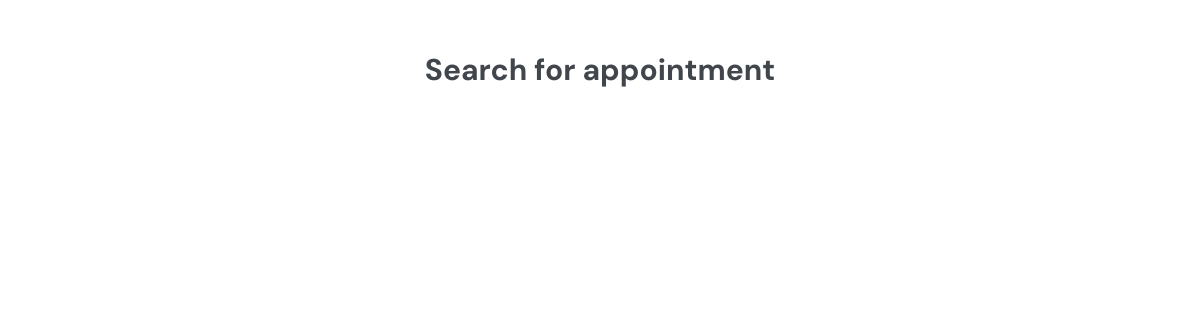
/users/search/appointment/spec/2, run on an earlier commit of the app's database.
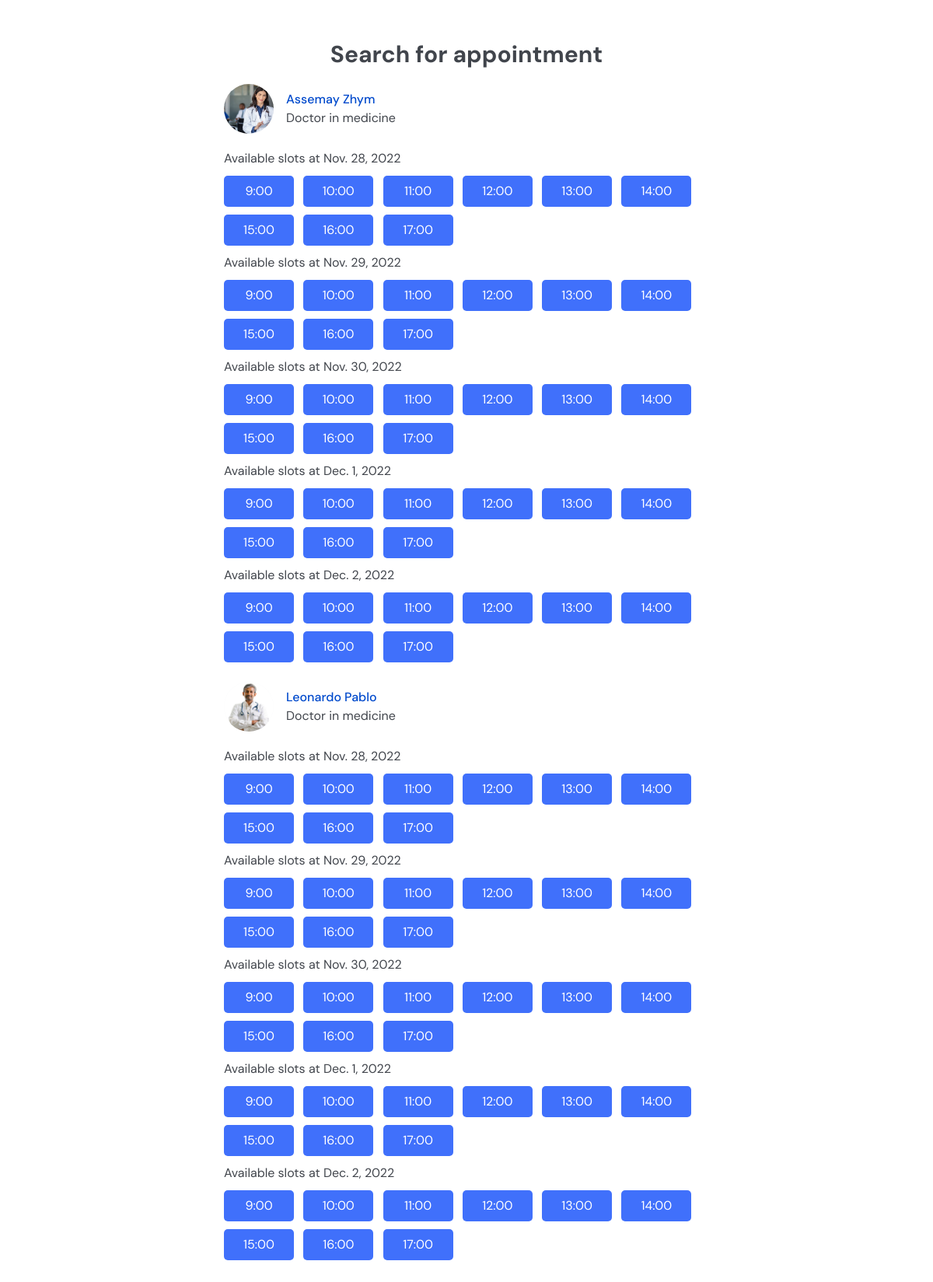
And on a later commit of the database.
### users/models.py (models this page shows, shortened)
class Doctor(models.Model):
    user = models.OneToOneField(User, on_delete=models.CASCADE, primary_key=True)
    date_of_birth = models.DateField(blank=True)
    IIN = models.IntegerField(max_length=12, blank=True)
    gov_id = models.IntegerField(max_length=12,blank=True)
    name = models.CharField(max_length=50, blank=True)
    surname = models.CharField(max_length=50, blank=True)
    middle_name = models.CharField(max_length=50, blank=True)
    phone_number = models.CharField(max_length=11,blank=True)
    department_ID = models.IntegerField(max_length=6, blank=True)
    spec = models.ForeignKey(Specialization, on_delete = models.SET_NULL, blank = True, null = True)
    experience = models.CharField(max_length=2, blank=True)
    photo = models.ImageField(upload_to='images', blank=True)
    category=models.CharField(max_length=10, blank=True)
    appointment_price = models.CharField(max_length = 7, blank=True)
    education = models.CharField(max_length=30, blank=True)
    rating = models.IntegerField(max_length = 2, blank=True)
    address = models.CharField(max_length = 30, blank=True)
    homepage = models.URLField(blank=True)

### users/views.py (the view)
# urls.py: path('search/appointment', views.search_appointment, name = 'search_appointment'),
def search(request, object, name):
    if object == 'spec':
        id = int(name)
        spec = Specialization.objects.get(id=id)
        doctors_name = Doctor.objects.filter(spec = spec)
    elif object == 'doctor':
        doctors_name = Doctor.objects.filter(name = name)
    doctors = Schedule.objects.filter(doctor__in=doctors_name).values('doctor__name', 'doctor__surname',
                                     'mon_hours', 'tue_hours', 'wed_hours', 'thu_hours',
                                      'fri_hours','doctor__user_id', 'week')
    for d in doctors:
        d['available_mon'] = string_to_schedule(d['mon_hours'])['Available']
        d['available_tue'] = string_to_schedule(d['tue_hours'])['Available']
        d['available_wed'] = string_to_schedule(d['wed_hours'])['Available']
        d['available_thu'] = string_to_schedule(d['thu_hours'])['Available']
        d['available_fri'] = string_to_schedule(d['fri_hours'])['Available']
        d['doctor__user_id'] = str(d['doctor__user_id'])
        d['mon_day'] = d['week']
        d['tue_day'] = d['week'] + timedelta(days=1)
        d['wed_day'] = d['week'] + timedelta(days=2)
        d['thu_day'] = d['week'] + timedelta(days=3)
        d['fri_day'] = d['week'] + timedelta(days=4)
        d['photo']=Doctor.objects.get(user_id= d['doctor__user_id']).photo
    paginator = Paginator(doctors, 2)
    page_number = request.GET.get('page')
    page_obj = paginator.get_page(page_number)
    return render(request, 'users/search.html', {'page_obj': page_obj})

### users/views.py (called while the page is built)
def string_to_schedule(s): # s - string
    sched = {'Available' : [], 'Working' : []}
    for i in range(len(s)):
        if s[i] == '0':
            sched['Available'].append(i+9)
        elif s[i]=='1':
            sched['Working'].append(i+9)
    return sched

### users/templates/users/search.html (shortened to what this page needs)
{% extends 'users/layout.html' %}{% block head %}
  <link rel="stylesheet" href="https://unpkg.com/aos@next/dist/aos.css" />
{% endblock %}
{% block body %}
	<div class="font-body antialiased text-[#41454c] bg-[#FFFFFF] dark:text-[#b3c3d9] dark:bg-[#000000]">
		<div class="grid shadow- py-9">
			<section class="border-solid w-full max-w-2xl px-6 py-4 mx-auto bg-white rounded-md dark:bg-transparent xl:rounded-global xl:py-[35px] xl:">
				<h2 class="my-[0px] mb-[20px] text-3xl font-bold text-center">Search for appointment</h2>
				<div class="mb-[20px]">
					{% for d in page_obj %}
					<div class="my-[20px] flex items-center justify-start">
						<div class="float-left w-16 h-16 mr-4 overflow-hidden"><img class="object-cover w-full h-full rounded-full bg-slate-50" alt="No alt" src="{{ d.photo.url }}" /></div>
						<div class="flex flex-col items-start justify-center">
							<a href={% url 'appointment' id=d.doctor__user_id h=0 day='0' %} class="font-medium hover:underline text-primary-600">{{d.doctor__name}} {{d.doctor__surname}}</a>
							<p class="">Doctor in medicine</p>
						</div>
					</div>
					<p class="my-[5px]">Available slots at {{d.mon_day}}</p>
					{% for h in d.available_mon %}
					<button class="text-center my-[5px] mr-[8px] w-[90px] bg-primary text-white px-4 py-2 rounded-global lg:bg-primary-400"><a href="{% url 'appointment' id=d.doctor__user_id h=h day=d.mon_day%}">{{h}}:00</a></button>
					{% endfor %}
                    <p class="my-[5px]">Available slots at {{d.tue_day}}</p>
					{% for h in d.available_tue %}
					<button class="text-center my-[5px] mr-[8px] w-[90px] bg-primary text-white px-4 py-2 rounded-global lg:bg-primary-400"><a href="{% url 'appointment' id=d.doctor__user_id h=h day=d.tue_day%}">{{h}}:00</a></button>
					{% endfor %}
                    <p class="my-[5px]">Available slots at {{d.wed_day}}</p>
					{% for h in d.available_wed %}
					<button class="text-center my-[5px] mr-[8px] w-[90px] bg-primary text-white px-4 py-2 rounded-global lg:bg-primary-400"><a href="{% url 'appointment' id=d.doctor__user_id h=h day=d.wed_day%}">{{h}}:00</a></button>
					{% endfor %}
                    <p class="my-[5px]">Available slots at {{d.thu_day}}</p>
					{% for h in d.available_thu %}
					<button class="text-center my-[5px] mr-[8px] w-[90px] bg-primary text-white px-4 py-2 rounded-global lg:bg-primary-400"><a href="{% url 'appointment' id=d.doctor__user_id h=h day=d.thu_day%}">{{h}}:00</a></button>
					{% endfor %}
                    <p class="my-[5px]">Available slots at {{d.fri_day}}</p>
					{% for h in d.available_fri %}
					<button class="text-center my-[5px] mr-[8px] w-[90px] bg-primary text-white px-4 py-2 rounded-global lg:bg-primary-400"><a href="{% url 'appointment' id=d.doctor__user_id h=h day=d.fri_day%}">{{h}}:00</a></button>
					{% endfor %}
					{% endfor %}
				</div>
			</section>
		</div>
	</div>
{% endblock %}

### users/templates/users/layout.html (shortened to what this page needs)
<!DOCTYPE html>
<html lang="en">
<head>
{% block head %}{% endblock %}
</head>
<body>
{% block body %}{% endblock %}
</body>
</html>

What changed in the data, as far as the page shows it:
added Doctor: shows a picture, doctor__name "Assemay", doctor__surname "Zhym", mon_day "Nov. 28, 2022", available_mon "9" "10" "11" "12" "13" "14" "15" "16" "17", tue_day "Nov. 29, 2022", available_tue "9" "10" "11" "12" "13" "14" "15" "16" "17", wed_day "Nov. 30, 2022", available_wed "9" "10" "11" "12" "13" "14" "15" "16" "17", thu_day "Dec. 1, 2022", available_thu "9" "10" "11" "12" "13" "14" "15" "16" "17", fri_day "Dec. 2, 2022", available_fri "9" "10" "11" "12" "13" "14" "15" "16" "17"
added Doctor: shows a picture, doctor__name "Leonardo", doctor__surname "Pablo", mon_day "Nov. 28, 2022", available_mon "9" "10" "11" "12" "13" "14" "15" "16" "17", tue_day "Nov. 29, 2022", available_tue "9" "10" "11" "12" "13" "14" "15" "16" "17", wed_day "Nov. 30, 2022", available_wed "9" "10" "11" "12" "13" "14" "15" "16" "17", thu_day "Dec. 1, 2022", available_thu "9" "10" "11" "12" "13" "14" "15" "16" "17", fri_day "Dec. 2, 2022", available_fri "9" "10" "11" "12" "13" "14" "15" "16" "17"
